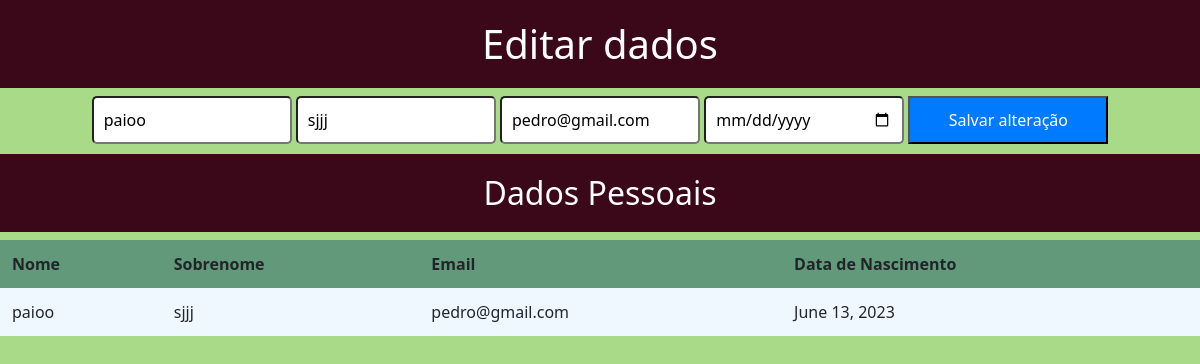
The page /update/32 on the database as committed earlier.
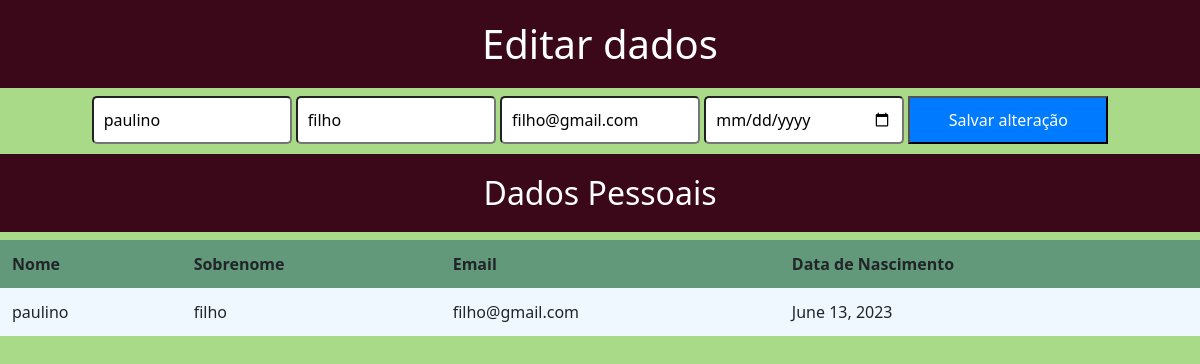
The same page on the database as committed later.
### core/models.py (models this page shows, shortened)
class Pessoa(models.Model):
    nome = models.CharField(max_length=100)
    sobrenome = models.CharField(max_length=30)
    email = models.EmailField(max_length=100)
    data_nascimento = models.DateField()

### core/views.py (the view, shortened to what this page needs)
# urls.py: path('update/<int:id>', update, name='update'),
def update(request, id):
    pessoa = Pessoa.objects.get(id=id)
    return render(request, "update.html", {"pessoa": pessoa})
    return render(request, "update.html", {"pessoa": pessoa})

### core/templates/update.html (shortened to what this page needs)
{% load static %}
<!DOCTYPE html>
<html lang="en">
<head>
<head>
    <link rel="stylesheet" type="text/css" href="{% static 'css/style.css' %}"/>
</head>
    <link rel="stylesheet" href="https://cdnjs.cloudflare.com/ajax/libs/font-awesome/4.7.0/css/font-awesome.min.css">
    <link href="https://cdn.jsdelivr.net/npm/bootstrap@5.2.0-beta1/dist/css/bootstrap.min.css" rel="stylesheet">
</head>
<body>
    <h1>Editar dados</h1>
    <form action="{% url 'update' pessoa.id %}" method="POST">
        <input type="text" name="nome" value="{{ pessoa.nome }}" placeholder="Nome">
        <input type="text" name="sobrenome" value="{{ pessoa.sobrenome }}" placeholder="Sobrenome">
        <input type="email" name="email" value="{{ pessoa.email }}" placeholder="Email">
        <input type="date" name="data_nascimento" value="{{ pessoa.data_nascimento }}" placeholder="Data de Nascimento">
        <button type="submit">Salvar alteração</button>
    </form>
    <h2>Dados Pessoais</h2>
    <table>
        <thead>
            <tr class="tr">
                <th>Nome</th>
                <th>Sobrenome</th>
                <th>Email</th>
                <th>Data de Nascimento</th>
            </tr>
        </thead>
        <tbody>
            <tr>
                <td>{{ pessoa.nome }} </td>
                <td>{{ pessoa.sobrenome }}</td>
                <td>{{ pessoa.email }}</td>
                <td>{{ pessoa.data_nascimento }}</td>
            </tr>
        </tbody>
    </table>
</body>
</html>

Rows that differ between the two databases and show on the page:
changed Pessoa: nome "paioo" → "paulino"; sobrenome "sjjj" → "filho"; email "pedro@gmail.com" → "filho@gmail.com"
